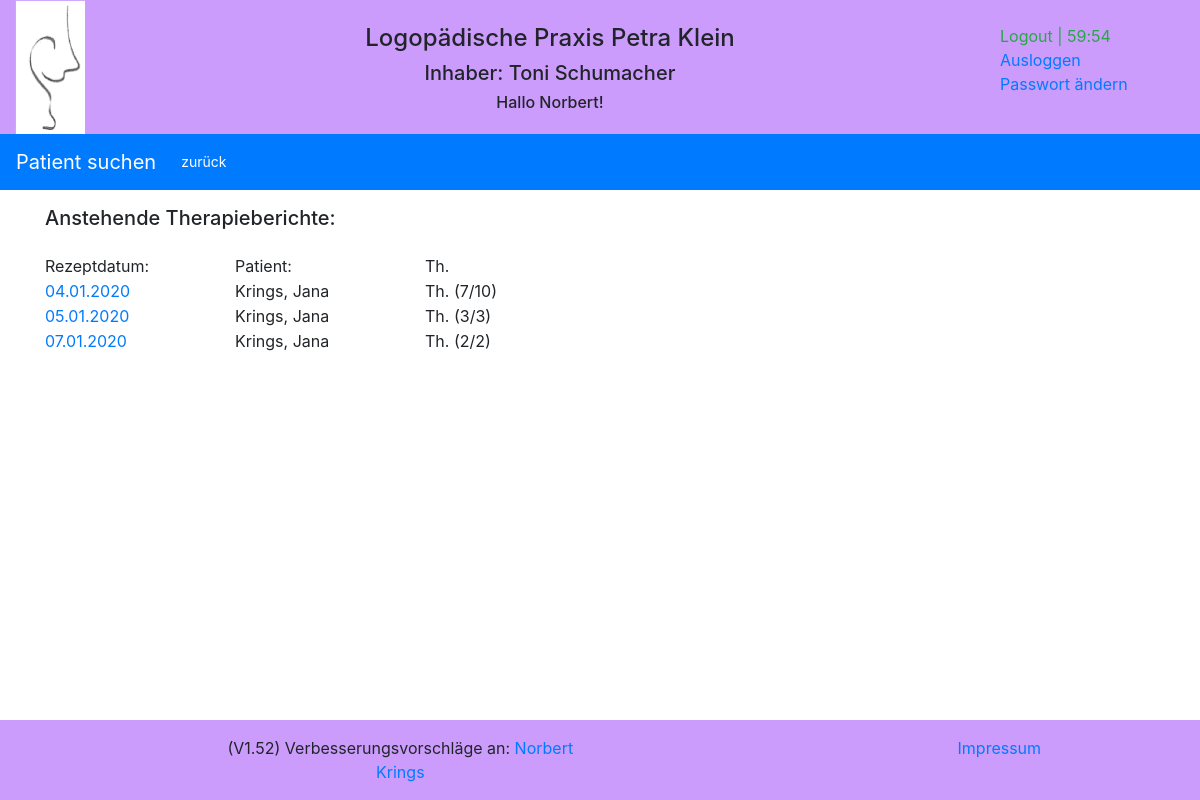
Page /reports/open_reports/ (signed in) on the earlier database version.
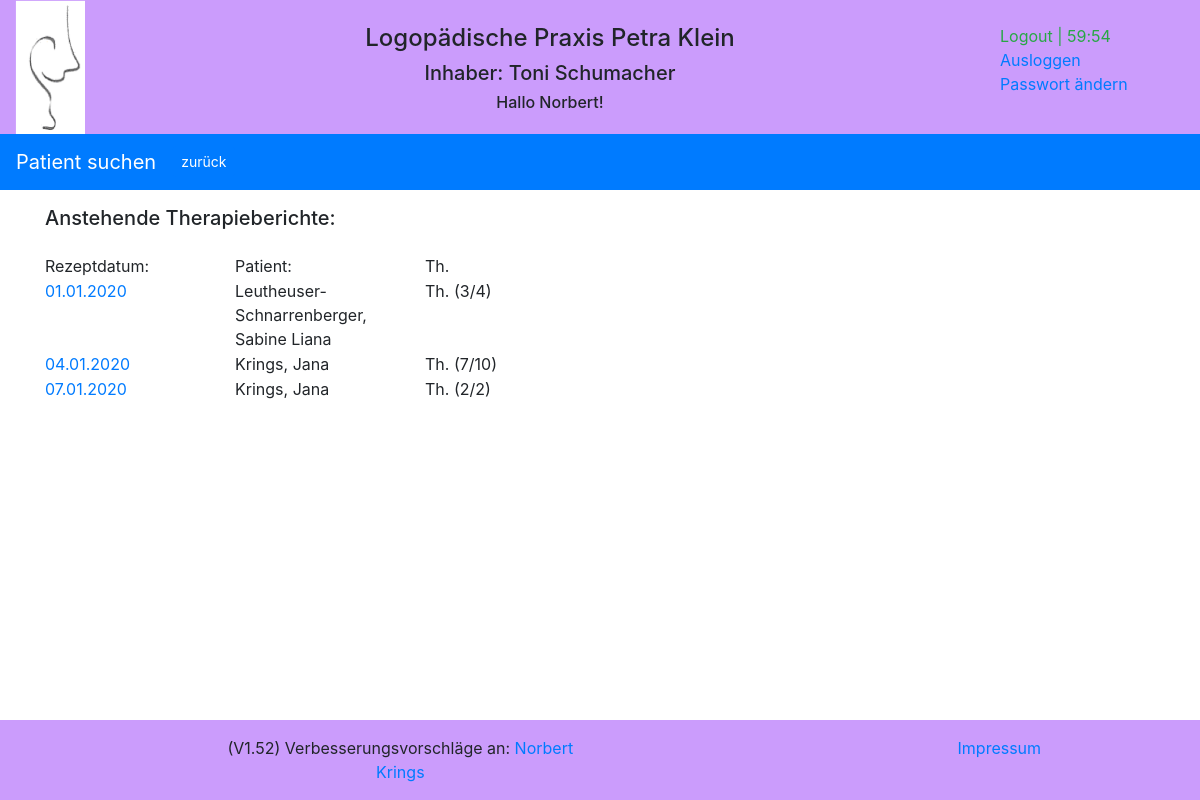
Same page on the later database version.
### reports/models.py (models this page shows, shortened)
class Therapy(models.Model):
    recipe_date = models.DateField(auto_now=False, auto_now_add=False)
    therapy_regulation_amount = models.IntegerField(blank=True, null=True)
    therapy_duration = models.CharField(max_length=10, default='')
    therapy_frequence = models.CharField(max_length=5, default='')
    therapy_rid_of = models.BooleanField(default=False, null=True)
    therapy_report_no_yes = models.BooleanField(default=True, null=True)
    therapy_homevisit_no_yes = models.BooleanField(default=False, null=True)
    therapy_indication_key = models.CharField(max_length=10, default='')
    therapy_icd_cod = models.CharField(max_length=10, default='')
    therapy_doctor = models.ForeignKey(Doctor, on_delete=models.CASCADE, default='')
    patients = models.ForeignKey(Patient, on_delete=models.CASCADE, default='')
    therapists = models.ForeignKey(Therapist, on_delete=models.CASCADE, default='', null=True)

class Patient(models.Model):
    GENDER = (
        ('1', 'weiblich'),
        ('2', 'männlich'),
    )
    pa_first_name = models.CharField(max_length=50)
    pa_last_name = models.CharField(max_length=50)
    pa_street = models.CharField(max_length=100)
    pa_zip_code = models.CharField(max_length=10, default='')
    pa_city = models.CharField(max_length=255)
    pa_phone = models.CharField(max_length=100, blank=True, default='', null=True)
    pa_cell_phone = models.CharField(max_length=100, blank=True, default='', null=True)
    pa_cell_phone_add1 = models.CharField(max_length=100, blank=True, default='', null=True)
    pa_cell_phone_add2 = models.CharField(max_length=100, blank=True, default='', null=True)
    pa_date_of_birth = models.DateField(default='1900-01-01')
    pa_gender = models.CharField(max_length=1, choices=GENDER, default='1')
    pa_attention = models.CharField(max_length=100, blank=True, default='')
    pa_allergy = models.CharField(max_length=100, blank=True, default='')
    pa_note = models.CharField(max_length=255, blank=True, default='')
    pa_active_no_yes = models.BooleanField(default=True, null=True)
    class Meta:
        constraints = [
            models.UniqueConstraint(fields=['pa_first_name', 'pa_last_name', 'pa_date_of_birth'], name='unique pa_name'),
        ]

### reports/views.py (the view)
# urls.py: path('open_reports/', views.open_reports, name='open_reports'),
def open_reports(request):
    request.session.set_expiry(settings.SESSION_EXPIRE_SECONDS)
    therapist_value = Therapist.objects.filter(tp_user_logopakt=str(request.user))
    if therapist_value:
        therapy_list = Therapy.objects.filter(therapists=therapist_value[0].id,
                                              therapy_report_no_yes=True).order_by('recipe_date')
    else:
        therapy_list = Therapy.objects.filter(therapy_report_no_yes=True).order_by('recipe_date')
    reports_list = []
    for tp_item in therapy_list:
        report_date_value = ''
        process_report_value = Process_report.objects.filter(therapy=tp_item.id)
        process_report_value_count = process_report_value.count()
        tp_item.prvc = process_report_value_count
        quotient = process_report_value_count / int(tp_item.therapy_regulation_amount)
        if quotient > 0.6:
            therapy_report_result = Therapy_report.objects.filter(therapy_id=tp_item.id)
            try:
                report_date_value = therapy_report_result[0].report_date
            except:
                logger.debug("Try Exception")
            if not report_date_value:
                patient_value = Patient.objects.filter(id=tp_item.patients.id)
                tp_item.pa_last_name = patient_value[0].pa_last_name
                tp_item.pa_first_name = patient_value[0].pa_first_name
                reports_list.append(tp_item)
        logger.debug('verordnet: ' + str(tp_item.therapy_regulation_amount) +
                    ' ;Therapien: ' + str(process_report_value_count) +
                    ' Quotient: ' + str(quotient) +
                    ' report_date_value: ' + str(report_date_value))
    logger.debug('Open_Reports wurde geladen')
    return render(request, 'reports/open_reports.html', {'reports': reports_list})

### reports/templates/reports/open_reports.html (shortened to what this page needs)
{% extends "base.html" %}
{% block extrahead %}
    {% load static %}
    <link rel="stylesheet" href="{% static 'reports/style_e2.css' %}">
{% endblock %}
{% block nav %}
<nav class="navbar navbar-expand-sm bg-primary navbar-dark">
  <a class="navbar-brand" href="{% url 'reports:index' %}" >Patient suchen</a>
  <div class="collapse navbar-collapse" id="collapsibleNavbar">
    <ul class="navbar-nav">
        <li class="nav-item">
          <a class="btn btn-primary btn-sm" href="{% url 'reports:index' %}" role="button">zurück</a>
        </li>
    </ul>
  </div>
</nav>
{% endblock %}
{% block content %}
<content>
    <div class="container">
           <div class="form-group row">
               <div class="col-sm-4">
                   <h5>Anstehende Therapieberichte:</h5>
               </div>
           </div>
            <div class="row">
                <div class="col-sm-2">Rezeptdatum:</div>
                <div class="col-sm-2">Patient: </div>
                <div class="col-sm-2">Th.</div>
                <div class="col-sm-7"> </div>
            </div>
            {% for tp in reports %}
            <div class="row">
                <div class="col-sm-2">
                    <a href="/reports/therapy/{{ tp.id }}/">{{ tp.recipe_date | date:"d.m.Y"}}</a>
                </div>
                <div class="col-sm-2">{{ tp.pa_last_name }}, {{ tp.pa_first_name }} </div>
                <div class="col-sm-2">Th. ({{ tp.prvc }}/{{ tp.therapy_regulation_amount }}) </div>
                <div class="col-sm-7"> </div>
            </div>
            {% endfor %}
    </div>
</content>
{% endblock %}

Differences in the rows shown:
no longer on this page (row edited): Therapy: recipe_date "05.01.2020", pa_last_name "Krings", pa_first_name "Jana", prvc "3", therapy_regulation_amount "3"
now on this page (row edited): Therapy: recipe_date "01.01.2020", pa_last_name "Leutheuser-Schnarrenberger", pa_first_name "Sabine Liana", prvc "3", therapy_regulation_amount "4"
